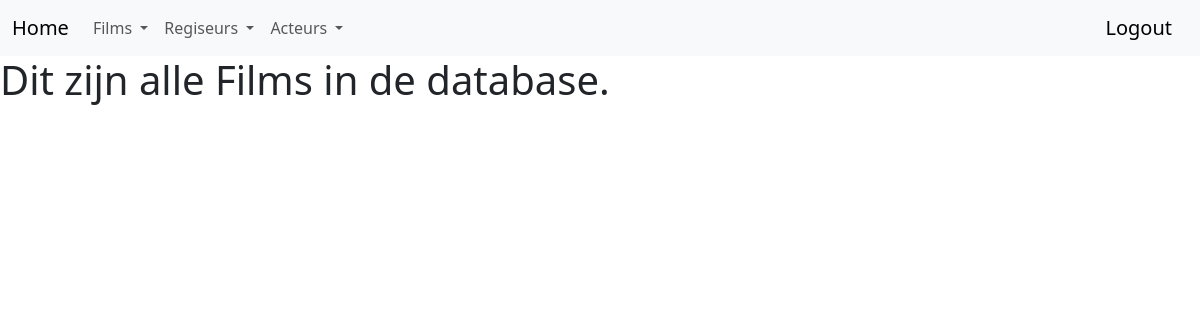
Before: /listfilms (signed in) with the older database file.
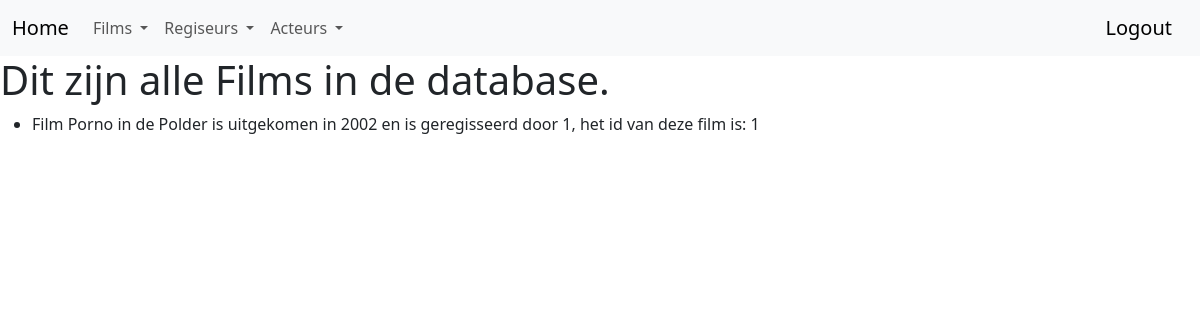
After: the same page with the newer database file.
### myproject/models.py (models this page shows, shortened)
class Film(db.Model):
    __tablename__ = 'film'
    id = db.Column(db.Integer,primary_key=True,autoincrement=True)
    titel = db.Column(db.Text)
    jaartal = db.Column(db.Integer)
    regisseur_id = db.Column(db.Integer)
    def __repr__(self):
        return f"Film {self.titel} is uitgekomen in {self.jaartal} en is geregisseerd door {self.regisseur_id}, het id van deze film is: {self.id}"

### app.py (the view)
@app.route('/listfilms')
def list_films():
    films = Film.query.all()
    return render_template('listfilms.html', films = films)

### myproject/models.py (called while the page is built)
@login_manager.user_loader
def load_user(user_id):
    return User.query.get(user_id)

### myproject/templates/listfilms.html
{% extends "base.html" %}
{% block content %}
<div class="jumbotron">
  <h1>Dit zijn alle Films in de database.</h1>
  <ul>
    {% for film in films  %}
    <li>{{film}}</li>
    {% endfor %}
  </ul>
</div>
{% endblock %}

### myproject/templates/base.html (shortened to what this page needs)
<!DOCTYPE html>
<html>
  <head>
    <link href="https://cdn.jsdelivr.net/npm/bootstrap@5.3.0-alpha1/dist/css/bootstrap.min.css" rel="stylesheet">
  </head>
  <body>
    <nav class="navbar navbar-expand-lg bg-body-tertiary">
      <div class="container-fluid">
        <a class="navbar-brand" href="{{ url_for('index') }}">Home</a>
        <div class="collapse navbar-collapse" id="navbarSupportedContent">
          <ul class="navbar-nav me-auto mb-2 mb-lg-0">
            <li class="nav-item dropdown">
              <a class="nav-link dropdown-toggle" href="#" role="button" data-bs-toggle="dropdown" aria-expanded="false">
                Films
              </a>
            </li>
            <li class="nav-item dropdown">
              <a class="nav-link dropdown-toggle" href="#" role="button" data-bs-toggle="dropdown" aria-expanded="false">
                Regiseurs
              </a>
            </li>
            <li class="nav-item dropdown">
              <a class="nav-link dropdown-toggle" href="#" role="button" data-bs-toggle="dropdown" aria-expanded="false">
                Acteurs
              </a>
            </li>
           </ul>
           {% if current_user.is_authenticated %}
           <a class="navbar-brand" href="{{ url_for('logout') }}">Logout</a>
           {% else %}
           <a class="navbar-brand" href="{{ url_for('login') }}">Login</a>
           <a class="navbar-brand" href="{{ url_for('register') }}">Register</a>
           {% endif %}
        </div>
      </div>
    </nav>
{% block content %}
{% endblock %}
  </body>
</html>

Changed rows visible on the page:
added Film: titel+jaartal+regisseur "Film Porno in de Polder is uitgekomen in 2002 en is geregisseerd door 1, het id van deze film is: 1"
